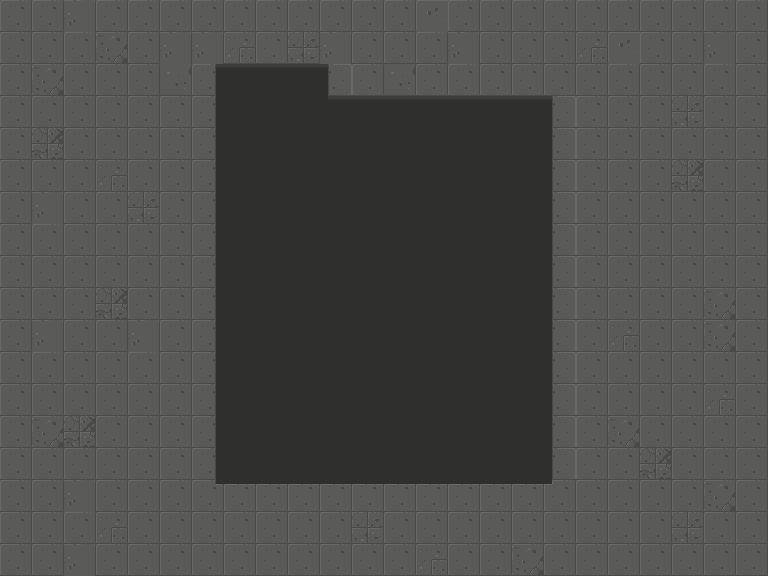

Rendered tile map (Tiled .tmx) drawn with the repository's tilesets; below, a short description and the map source with its tile grids summarised:
An orthogonal 24x18 tile map with 32x32 px tiles, 1 tile layer (Main).

<map version="1.2" tiledversion="1.3.0" orientation="orthogonal" renderorder="right-down" compressionlevel="0" width="24" height="18" tilewidth="32" tileheight="32" infinite="0" nextlayerid="4" nextobjectid="1">
 <editorsettings>
  <export target="../menu_background.json" format="json" />
 </editorsettings>
 <tileset firstgid="1" name="Dungeon_Tileset" tilewidth="32" tileheight="32" tilecount="320" columns="16">
  <image source="../tileset/Dungeon_Tileset.png" width="512" height="640" />
 </tileset>
 <layer id="1" name="Main" width="24" height="18">
  <data>[432 cells, 432 non-empty, 19 distinct tile ids]</data>
 </layer>
</map>
